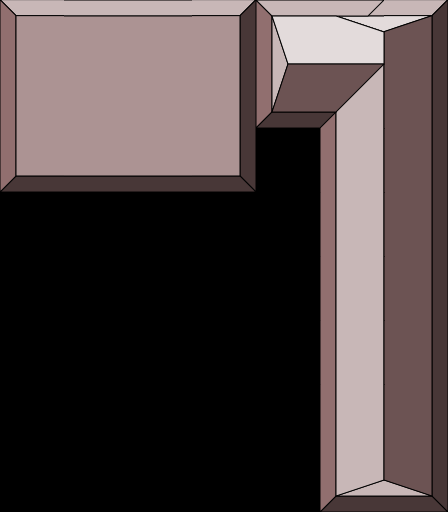

The image is a tile-based game level rendered from a .tmx file. Its description and complete source (layers, tilesets, objects, tile grids) follow:
An orthogonal 7x8 tile map with 64x64 px tiles, 1 tile layer (Tile Layer 1), 2 tilesets.

<map version="1.0" tiledversion="1.1.2" orientation="orthogonal" renderorder="right-down" width="7" height="8" tilewidth="64" tileheight="64" infinite="0" nextobjectid="1">
 <tileset firstgid="1" source="Buildings1.tsx" />
 <tileset firstgid="65" source="WorldTiles.tsx" />
 <layer name="Tile Layer 1" width="7" height="8">
  <data encoding="csv">
1,53,53,2,5,7,4,
9,64,64,10,13,15,16,
17,61,61,18,65,23,16,
0,0,0,0,65,23,16,
0,0,0,0,65,23,16,
0,0,0,0,0,23,16,
0,0,0,0,0,23,16,
0,0,0,0,0,31,32
</data>
 </layer>
</map>